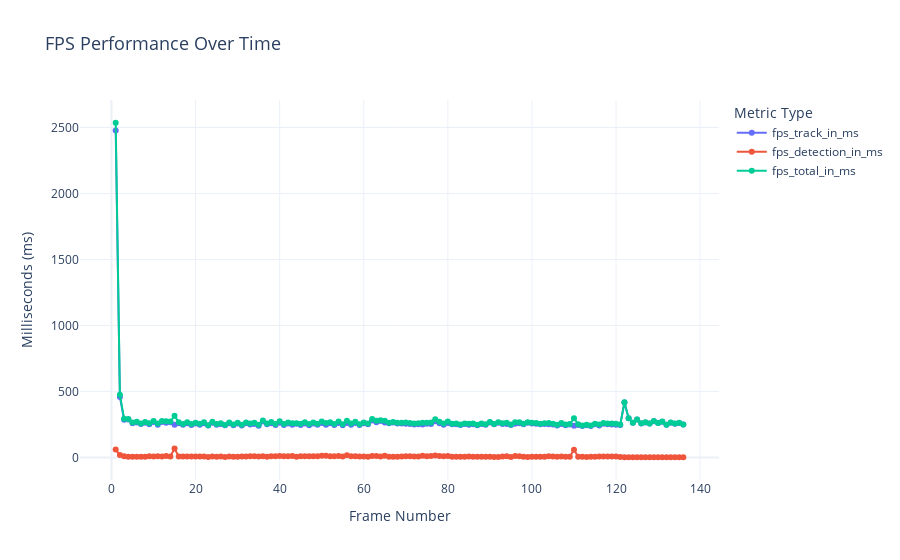

Write notebook code for a chart like this one.
### Code cell
df = create_dataframe_from_output(output)

visualize_fps_over_time(df)

### Figure 1 — Plotly figure (JSON) as saved in the notebook; plotly's stock layout.template omitted (floating-point values rounded to 4 significant figures; data arrays with more than 128 entries replaced by an {"elided": "..."} marker saying what was removed)
{"data": [{"hovertemplate": "Metric Type=fps_track_in_ms<br>Frame Number=%{x}<br>Milliseconds (ms)=%{y}<extra></extra>", "legendgroup": "fps_track_in_ms", "line": {"color": "#636efa", "dash": "solid"}, "marker": {"symbol": "circle"}, "mode": "lines+markers", "name": "fps_track_in_ms", "orientation": "v", "showlegend": true, "type": "scatter", "x": {"elided": "136 int values"}, "xaxis": "x", "y": {"elided": "136 float values"}, "yaxis": "y"}, {"hovertemplate": "Metric Type=fps_detection_in_ms<br>Frame Number=%{x}<br>Milliseconds (ms)=%{y}<extra></extra>", "legendgroup": "fps_detection_in_ms", "line": {"color": "#EF553B", "dash": "solid"}, "marker": {"symbol": "circle"}, "mode": "lines+markers", "name": "fps_detection_in_ms", "orientation": "v", "showlegend": true, "type": "scatter", "x": {"elided": "136 int values"}, "xaxis": "x", "y": {"elided": "136 float values"}, "yaxis": "y"}, {"hovertemplate": "Metric Type=fps_total_in_ms<br>Frame Number=%{x}<br>Milliseconds (ms)=%{y}<extra></extra>", "legendgroup": "fps_total_in_ms", "line": {"color": "#00cc96", "dash": "solid"}, "marker": {"symbol": "circle"}, "mode": "lines+markers", "name": "fps_total_in_ms", "orientation": "v", "showlegend": true, "type": "scatter", "x": {"elided": "136 int values"}, "xaxis": "x", "y": {"elided": "136 float values"}, "yaxis": "y"}], "layout": {"font": {"size": 12}, "legend": {"title": {"font": {"size": 14}, "text": "Metric Type"}, "tracegroupgap": 0}, "title": {"font": {"size": 18}, "text": "FPS Performance Over Time"}, "xaxis": {"anchor": "y", "domain": [0, 1], "title": {"font": {"size": 14}, "text": "Frame Number"}}, "yaxis": {"anchor": "x", "domain": [0, 1], "title": {"font": {"size": 14}, "text": "Milliseconds (ms)"}}}}
